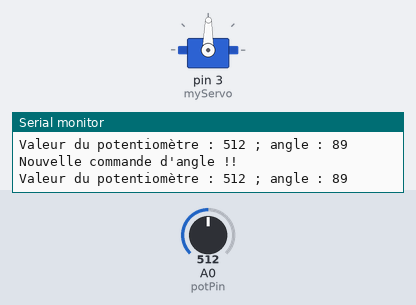
The sketch below on a simulated Arduino Mega 2560, built with avr-gcc and run on an emulated ATmega2560. Parts: servo, the last lines printed to the serial monitor. The inputs (shaded band) are chosen by the test bench; at power-on: A0 (potPin) = 512.

Above: at 5.8 s.
5.9 s: A0 (potPin) set to 716
At 10.8 s:
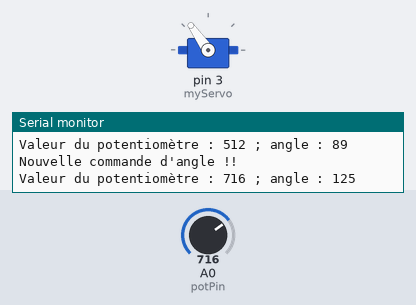
11.9 s: A0 (potPin) set to 900
At 16.3 s:
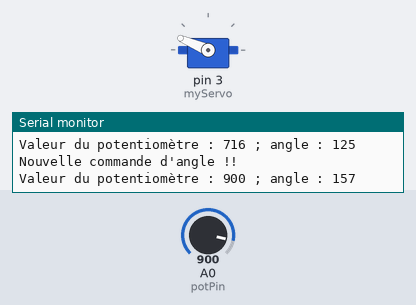
17.9 s: A0 (potPin) set to 1023
At 20.6 s:
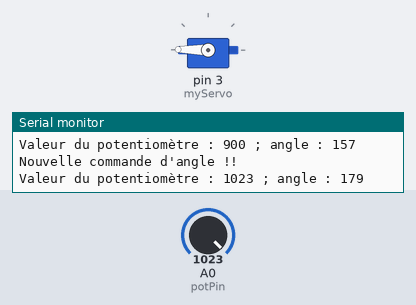
23.9 s: A0 (potPin) set to 306
At 26.1 s:
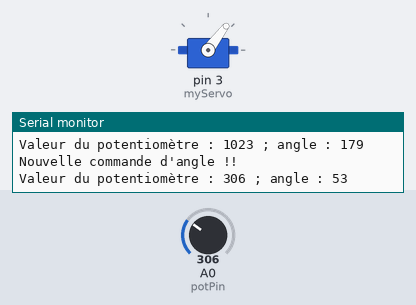
29.9 s: A0 (potPin) set to 169
At 30.4 s:
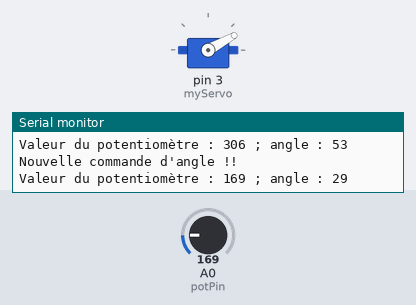
35.9 s: A0 (potPin) set to 511
At 41.3 s:
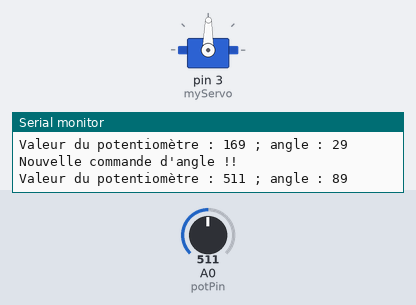
Timing chart, 0 to 42.8 s (numbered marks = the images above; inputs shaded):
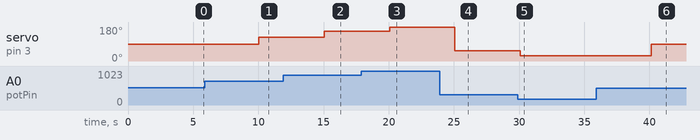

The sketch:

Servo_Moteur.ino
```cpp
/*
 * --- Commande Servo Moteur MG 995 ---
 *
 * - Programme basique sur Arduino Mega
 * - IDE Arduino 2.3.3
 *
 * --- Constituants :
 *   - Servo moteur MG 995
 *   - Potentiomètre 10 KOhm
 *
 * Version 1 : 12 Novembre 2024
 */

// --- Inclusion des bibliothèques ---
#include <Servo.h>

// --- Déclaration des variables et autres objets ---
Servo myServo;
const int potPin = A0;       // Le curseur du potentiomètre est connecté à la broche analogique A0
int potVal;                  // Valeur numérique du potentiomètre [0 à 1023]
int angle;                   // Valeur de l'angle du moteur
const int Angle_Mini = 0;    // Borne inférieure de l'angle
const int Angle_Maxi = 179;  // Borne supérieure de l'angle

void setup() {
  myServo.attach(3);         // Attache le servo à la broche numérique 3 pour la commande PWM
  Serial.begin(9600);        // Initialise la liaison série à 9600 bauds pour la communication avec le PC
}

void loop() {
  Serial.println("\nNouvelle commande d'angle !!\n");

  // --- Lecture de la commande angulaire ---
  potVal = analogRead(potPin);  // Lit la valeur du potentiomètre
  Serial.print("Valeur du potentiomètre : ");
  Serial.print(potVal);

  // Mise à l'échelle de la valeur angulaire en fonction de la plage de conversion numérique
  angle = map(potVal, 0, 1023, Angle_Mini, Angle_Maxi);

  // --- Affichage de l'angle demandé ---
  Serial.print(" ; angle : ");
  Serial.println(angle);

  // Applique l'angle au servo
  myServo.write(angle);

  // Délai de 5 secondes avant la prochaine lecture
  delay(5000);
}
```

Measured:
- after the input at 5.9 s, servo on pin 3 (myServo): 89° → 125° after 4.1 s
- after the input at 11.9 s, servo on pin 3 (myServo): 125° → 157° after 3.2 s
- after the input at 17.9 s, servo on pin 3 (myServo): 157° → 179° after 2.2 s
- after the input at 23.9 s, servo on pin 3 (myServo): 179° → 53° after 1.2 s
- after the input at 29.9 s, servo on pin 3 (myServo): 53° → 29° after 0.19 s
- after the input at 35.9 s, servo on pin 3 (myServo): 29° → 89° after 4.2 s
